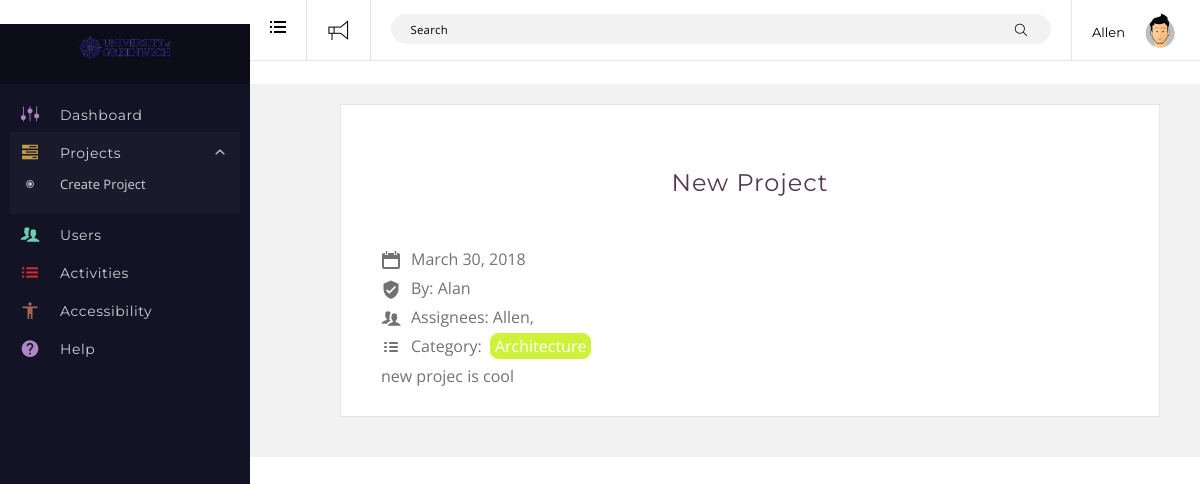
Screenshot of /project-single.php?id=1 (signed in) with the database file from the repository.
### tables this page shows
CREATE TABLE `projects` (
  `id` int(99) NOT NULL,
  `author` int(99) NOT NULL,
  `title` varchar(255) NOT NULL,
  `description` varchar(255) NOT NULL,
  `attachments` varchar(255) NOT NULL,
  `date` datetime NOT NULL,
  `status` varchar(255) DEFAULT NULL
);

CREATE TABLE `users` (
  `id` int(99) NOT NULL,
  `display_name` varchar(255) NOT NULL,
  `password` varchar(255) NOT NULL,
  `email` varchar(255) NOT NULL,
  `role` smallint(9) NOT NULL
);

CREATE TABLE `terms` (
  `id` bigint(99) NOT NULL,
  `name` varchar(255) NOT NULL,
  `color` varchar(255) NOT NULL
);

### classes/_project.php (called while the page is built, shortened)
<?php
class project
{
    function get_project_by_id( $project_id ) {
		global $database;
		$sql = "SELECT * From projects WHERE id=".$project_id;
		$result = $database->select_all_query( $sql );
		return $result[0];
	}
	function get_project_meta( $id, $key, $plural ) {
		global $database;
    	$sql = 'SELECT * FROM project_meta WHERE project_id='.$id.' AND meta_key="'.$key.'"';
    	$result = $database->select_all_query( $sql );
    	if ( $result ) {
    		if ( $plural ) {
    			foreach ( $result as $res ) {
    				$r[] = $res['meta_value'];
    			}
    		} else {
    			$res = $result[0];
    			$r = $res['meta_value'];
    		}
    	} else {
    		$r = false;
    	}
    	return $r;
	}
	function get_cats( $project_id ) {
		global $database;
		$sql = "SELECT terms.id,terms.name,terms.color FROM terms
			INNER JOIN term_project ON terms.id = term_project.term_id
			INNER JOIN projects ON projects.id = term_project.project_id
			WHERE projects.id =".$project_id;
		$result = $database->select_all_query( $sql );
		return $result;
	}
}

### database.php (called while the page is built, shortened)
<?php
class database
{
	var $connection = null;
    function connect()
    {
        $hostname = "localhost";
        $dbuser = "root";
        $dbpass = "";
        $dbname = "GWizards";
        if($this->connection == null)
        {
            $this->connection = mysqli_connect($hostname,$dbuser,$dbpass,$dbname);
            if(!$this->connection)
    		{
    			die("Websie is on maintain, please comeback later");
    		}
            else    mysqli_query($this->connection,'set names utf8');
        }
    }
    function disconnect()
    {
        $this->connection = null;
    }
    function select_all_query($sql)
    {
        if($sql != '')
        {
            $list = mysqli_query($this->connection,$sql);
            $result = array();
            if( mysqli_num_rows($list) > 0)
            {
                while($row = mysqli_fetch_array($list,MYSQLI_ASSOC))
                {
                    $result[] = $row;
                }
                return $result;
            }
            else
            {
                return false;
            }
        }
    }
}
?>

### classes/_users.php (called while the page is built, shortened)
<?php
class User
{
	function get_user_by_id( $user_id ) {
		global $database;
		$sql = "SELECT * From users WHERE id=".$user_id;
		$result = $database->select_all_query( $sql );
		return $result[0];
	}
}

### project-single.php (the view)
<?php
include("header.php");
if ( $session ):
$post_id = isset( $_GET['id'] ) ? $_GET['id'] : null;
$post = $project->get_project_by_id( $post_id );
?>
		<div id="content" class="tpl-full-width">
			<div id="main-container" class="clearfix">
				<div class="main container submit-container main-container" role="main">
					<div class="content-wrap">
						<div class="main-content container-fluid">
							<div class="col-xs-12 col-md-10">
					            <div class="panel panel-default panel-single">
					            	<?php if ( $post ) {
									if ( 'pending' == $post['status'] ) {
										Echo '<h3>This project is under review.</h3>';
										if ( '0' == $session['role'] ) { ?>
											<?php $redirect = (isset($_SERVER['HTTPS']) ? "https" : "http") . "://$_SERVER[HTTP_HOST]$_SERVER[REQUEST_URI]";
															?>
											You can approve this project <a style="text-decoration: underline!important;" onclick="return confirm('Do you really want to approve this project?')" href="modules/approve_project.php?redirect=<?php echo $redirect ?>&id=<?php echo $post['id'] ?>">here</a>
										<?php }
									} else { ?>
						                <div class="panel-heading">
						                    <h2><?php echo $post['title']; ?></h2>
						                </div>
										<div class="panel-body">
											<div class="entry-date">
						                    	<i class="single-icon icon-calendar"></i><div class="entry-alan"><?php echo date( "F j, Y", strtotime( $post['date'] ) ) ?></div>
						                    </div>
											<div class="entry-author">
												<?php
													$author = $user->get_user_by_id( $post['author'] );
												?>
												<i class="single-icon icon-verified-user"></i>
												<?php echo '<div class="entry-alan">By: '.$author['display_name'].'</div>'; ?>
											</div>
											<div class="entry-assignee">
												<?php
													$assignees_meta = $project->get_project_meta( $post['id'], 'assignees', true );
													$assignees = array();
													foreach ( $assignees_meta as $ass ) {
														$assignee = $user->get_user_by_id( $ass );
														$assignees[] = $assignee['display_name'];
													}
												?>
												<i class="single-icon icon-buddyapp-members"></i>
												<div class="entry-alan">
													Assignees: <?php echo implode( ',', $assignees); ?>
												</div>
											</div>
											<div class="entry-category">
												<?php
													$cats = $project->get_cats( $post['id'] );
												?>
												<?php if ( $cats ): ?>
													<i class="single-icon icon-list2"></i>
													<div class="entry-alan">
													Category:
														<?php foreach ( $cats as $cat ): ?>
													 		<a href="?cat=<?php echo $cat['id'] ?>" style="background-color: <?php echo $cat['color'] ?>" class="cat-rdr cat-tag p-com"><?php echo $cat['name']; ?></a>
												 		<?php endforeach ?>
													<?php endif ?>
													</div>
											</div>
											<div class="entry-descriptrion">
												<p><?php echo $post['description']; ?></p>
											</div>
										</div>
									<?php } ?>
								</div>
							</div>
						</div>
					</div>
				</div>
			</div>
		</div>
<?php } ?>
<?php else: ?>
	<?php include("login.php"); ?>
<?php endif; ?>
<?php include("footer.php"); ?>

### assets/css/main.css (style rules this page uses)
#content { background: rgba(0,0,0,0.05); }
.content-wrap { padding: 20px 20px; }
.panel { margin-bottom: 20px; border: 1px solid rgba(0,0,0,0.1); overflow: hidden; padding: 20px; background: #fff; }
.panel-body { padding: 0px; }
.cat-tag { border: 1px solid #fff; border-radius: 10px; margin: 0px 3px; padding: 2px 5px; color: #fff; }
.p-com { background: #4D62FF; }
.panel-single .panel-body { padding-left: 20px; }
.panel-single .panel-body .entry-date, .panel-single .panel-body .entry-author, .panel-single .panel-body .entry-assignee, .panel-single .panel-body .entry-category, .panel-single .panel-body .entry-descriptrion { margin: 5px 0px; }
.panel-single .single-icon { margin-right: 5px; font-size: 20px; line-height: 1.3; position: absolute; }
.panel-single .entry-alan { display: inline-block; padding-left: 30px; }
* { margin: 0; padding: 0; }
h2 { margin-top: 30px; text-align: center; }

### rows the page displays
projects: title "New Project", date "March 30, 2018", description "new projec is cool"
users: display_name "Alan"
terms: name "Architecture"

### other values shown
$session['display_name'] "Allen"
implode( ',', $assignees) "Allen,"
